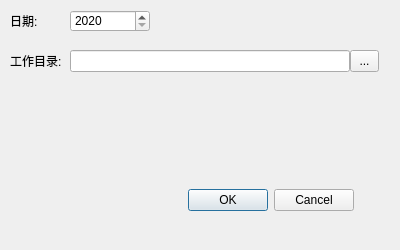
<?xml version="1.0" encoding="UTF-8"?>
<ui version="4.0">
 <class>Dialog</class>
 <widget class="QDialog" name="Dialog">
  <property name="geometry">
   <rect>
    <x>0</x>
    <y>0</y>
    <width>400</width>
    <height>250</height>
   </rect>
  </property>
  <property name="windowTitle">
   <string>我的日程表</string>
  </property>
  <widget class="QDialogButtonBox" name="buttonBox">
   <property name="geometry">
    <rect>
     <x>160</x>
     <y>180</y>
     <width>221</width>
     <height>41</height>
    </rect>
   </property>
   <property name="font">
    <font>
     <family>Arial</family>
     <pointsize>9</pointsize>
     <bold>false</bold>
    </font>
   </property>
   <property name="orientation">
    <enum>Qt::Orientation::Horizontal</enum>
   </property>
   <property name="standardButtons">
    <set>QDialogButtonBox::StandardButton::Cancel|QDialogButtonBox::StandardButton::Ok</set>
   </property>
   <property name="centerButtons">
    <bool>true</bool>
   </property>
  </widget>
  <widget class="QLabel" name="label_date">
   <property name="geometry">
    <rect>
     <x>10</x>
     <y>10</y>
     <width>38</width>
     <height>22</height>
    </rect>
   </property>
   <property name="font">
    <font>
     <family>Arial</family>
     <pointsize>9</pointsize>
     <bold>false</bold>
    </font>
   </property>
   <property name="text">
    <string>日期:</string>
   </property>
  </widget>
  <widget class="QToolButton" name="toolButton">
   <property name="geometry">
    <rect>
     <x>350</x>
     <y>50</y>
     <width>29</width>
     <height>22</height>
    </rect>
   </property>
   <property name="font">
    <font>
     <family>Arial</family>
     <pointsize>9</pointsize>
     <bold>false</bold>
    </font>
   </property>
   <property name="text">
    <string>...</string>
   </property>
  </widget>
  <widget class="QLineEdit" name="lineEdit_folder">
   <property name="geometry">
    <rect>
     <x>70</x>
     <y>50</y>
     <width>280</width>
     <height>22</height>
    </rect>
   </property>
   <property name="font">
    <font>
     <family>Arial</family>
     <pointsize>9</pointsize>
     <bold>false</bold>
    </font>
   </property>
   <property name="readOnly">
    <bool>true</bool>
   </property>
  </widget>
  <widget class="QLabel" name="label_folder">
   <property name="geometry">
    <rect>
     <x>10</x>
     <y>50</y>
     <width>71</width>
     <height>22</height>
    </rect>
   </property>
   <property name="font">
    <font>
     <family>Arial</family>
     <pointsize>9</pointsize>
     <bold>false</bold>
    </font>
   </property>
   <property name="text">
    <string>工作目录:</string>
   </property>
  </widget>
  <widget class="QSpinBox" name="spinBox">
   <property name="geometry">
    <rect>
     <x>70</x>
     <y>10</y>
     <width>80</width>
     <height>22</height>
    </rect>
   </property>
   <property name="minimum">
    <number>2020</number>
   </property>
   <property name="maximum">
    <number>2030</number>
   </property>
  </widget>
 </widget>
 <resources/>
 <connections>
  <connection>
   <sender>buttonBox</sender>
   <signal>accepted()</signal>
   <receiver>Dialog</receiver>
   <slot>accept()</slot>
   <hints>
    <hint type="sourcelabel">
     <x>248</x>
     <y>254</y>
    </hint>
    <hint type="destinationlabel">
     <x>157</x>
     <y>274</y>
    </hint>
   </hints>
  </connection>
  <connection>
   <sender>buttonBox</sender>
   <signal>rejected()</signal>
   <receiver>Dialog</receiver>
   <slot>reject()</slot>
   <hints>
    <hint type="sourcelabel">
     <x>316</x>
     <y>260</y>
    </hint>
    <hint type="destinationlabel">
     <x>286</x>
     <y>274</y>
    </hint>
   </hints>
  </connection>
 </connections>
</ui>
